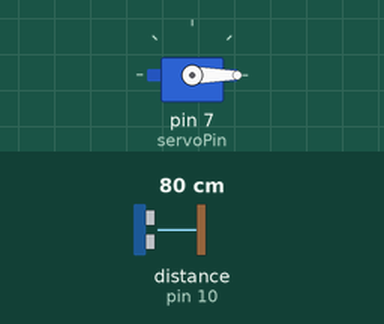
This sketch was run on a simulated Arduino Uno, built with avr-gcc and run on an emulated ATmega328P. Parts: servo. Wiring (inferred from the names in the program): ultrasonic range finder: trigger pin 9; echo pin 10. The inputs (shaded band) are chosen by the test bench; at power-on: distance to the obstacle (sensor on pin 10) 80 cm. The echo pulse lasts 58.3 µs per cm; what the sketch prints to the serial monitor is not drawn.

Above: at 1.2 s.
1.3 s: distance to the obstacle (sensor on pin 10) set to 18 cm
3.3 s: distance to the obstacle (sensor on pin 10) set to 13 cm
At 3.9 s:
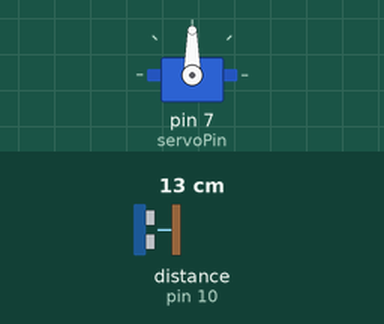
Timing chart, 0 to 6.3 s (numbered marks = the images above; inputs shaded):
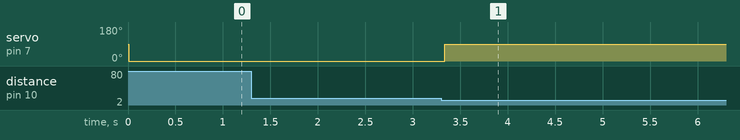

The sketch:

DistanceTwist.ino
```cpp
// Plan was to originally attach a boxing glove to a servo but servo too weak


#include <Servo.h>

// this constant won't change. It's the pin number of the sensor's output:
const int servoPin = 7;
const int trigPin = 9;
const int echoPin = 10;

float duration; // Stores pulse duration
float distanceCM;
float distanceIN;

Servo myServo;

void setup() {
  // initialize serial communication:
  Serial.begin(9600);
  pinMode(trigPin, OUTPUT);
  pinMode(echoPin, INPUT);
  myServo.attach(servoPin);
}

void loop() {
  // start with a clean signal
  digitalWrite(trigPin, LOW);
  delayMicroseconds(2);
  // send a trigger signal
  digitalWrite(trigPin, HIGH);
  delayMicroseconds(10);
  digitalWrite(trigPin, LOW);
  // return pulse duration in microseconds
  // if set to HIGH, pulseIn() waits for the pin to go from LOW to HIGH
  // stops timing when pin goes back to LOW
  duration = pulseIn(echoPin, HIGH);
  // convert m/s to in/microseconds
  distanceCM = (duration*0.034)/2;
  // convert to inches, 1in = 2.54cm
  distanceIN = distanceCM/2.54;
  // print distance

  Serial.print("Distance: ");
  Serial.print(distanceCM);
  Serial.print(" cm | ");
  Serial.print(distanceIN);
  Serial.print(" in");

  // if object is detected at 6 inches or less
  if (distanceIN <= 6) {
    // rotate 90 degrees
    myServo.write(90);
  }
  // or else if the object is further than 6 inches away
  else {
    // rotate / keep the servo at 0 degrees
    myServo.write(0);
  }
}

long microsecondsToInches(long microseconds) {
  // According to Parallax's datasheet for the PING))), there are 73.746
  // microseconds per inch (i.e. sound travels at 1130 feet per second).
  // This gives the distance travelled by the ping, outbound and return,
  // so we divide by 2 to get the distance of the obstacle.
  // See: https://www.parallax.com/package/ping-ultrasonic-distance-sensor-downloads/
  return microseconds / 74 / 2;
}

long microsecondsToCentimeters(long microseconds) {
  // The speed of sound is 340 m/s or 29 microseconds per centimeter.
  // The ping travels out and back, so to find the distance of the object we
  // take half of the distance travelled.
  return microseconds / 29 / 2;
}
```

Measured:
- the behaviour switches between 16 and 15 cm on distance to the obstacle (sensor on pin 10) (found by bisection; images 0 and 1)
- after the input at 1.3 s, every drawn part: stays the same
- after the input at 3.3 s, servo on pin 7 (servoPin): 0° → 90° at once
